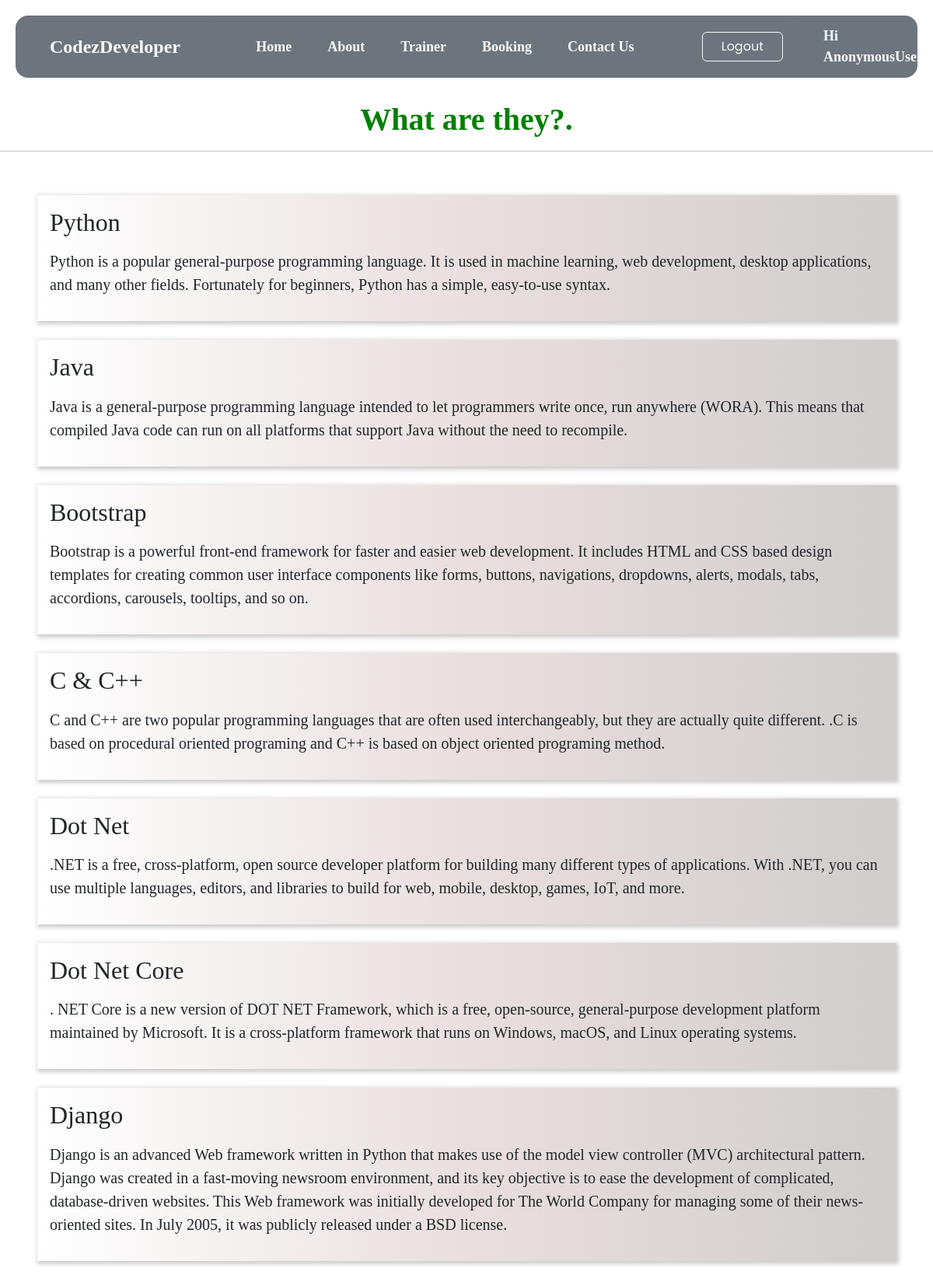
/about, run on the app's committed database.
### sites/models.py (models this page shows, shortened)
class Course(models.Model):
    cou_name = models.CharField(max_length=100)
    cou_description = models.TextField()

### sites/views.py (the view)
# urls.py: path('about', views.about, name='about'),
def about(request):
    dict_cou = {
        'cou': Course.objects.all()
    }
    return render(request, 'about.html', dict_cou)

### templates/about.html (shortened to what this page needs)
{% extends 'Base.html' %}
{% block content %}
<h2 class="head"><center style="color:green; padding:130px 0 0px;">What are they?.</center></h2>
<hr>
<div class="container-fluid py-3 px-5">
{% for c in cou %}
<div class="my-4 mx-0 p-3" style="box-shadow:2px 2px 5px 2px rgba(78, 78, 78, 0.281);background:linear-gradient(to right,rgb(255, 255, 255), rgb(233, 223, 223),rgb(209, 205, 205))">
    <h2 style="font-family:cookie;">{{c.cou_name}}</h2>
    <p class="mt-3" style="font-family:cookie;font-size:20px;">{{c.cou_description}}</p>
</div>
{% endfor %}
</div>
{% endblock %}

### static/css/base.css (style rules this page uses)
* { margin: 0; padding: 0; font-family: 'Poppins', sans-serif; box-sizing: border-box; }

### templates/about.html (style rules this page uses)
.head center { font-family:Garamond; font-weight:900; font-size:40px; }

### data on the page
Course: cou_name "Python", cou_description "Python is a popular general-purpose programming language. It is used in machine learning, web development, desktop applications, and many other fields. Fortunately for beginners, Python has a simple, easy-to-use syntax."
Course: cou_name "Java", cou_description "Java is a general-purpose programming language intended to let programmers write once, run anywhere (WORA). This means that compiled Java code can run on all platforms that support Java without the need to recompile."
Course: cou_name "Bootstrap", cou_description "Bootstrap is a powerful front-end framework for faster and easier web development. It includes HTML and CSS based design templates for creating common user interface components like forms, buttons, navigations, dropdowns, alerts, modals, tabs, accordions, carousels, tooltips, and so on."
Course: cou_name "C & C++", cou_description "C and C++ are two popular programming languages that are often used interchangeably, but they are actually quite different. .C is based on procedural oriented programing and C++ is based on object oriented programing method."
Course: cou_name "Dot Net", cou_description ".NET is a free, cross-platform, open source developer platform for building many different types of applications. With .NET, you can use multiple languages, editors, and libraries to build for web, mobile, desktop, games, IoT, and more."
Course: cou_name "Dot Net Core", cou_description ". NET Core is a new version of DOT NET Framework, which is a free, open-source, general-purpose development platform maintained by Microsoft. It is a cross-platform framework that runs on Windows, macOS, and Linux operating systems."
Course: cou_name "Django", cou_description "Django is an advanced Web framework written in Python that makes use of the model view controller (MVC) architectural pattern. Django was created in a fast-moving newsroom environment, and its key objective is to ease the development of complicated, database-driven websites. This Web framework was initially developed for The World Company for managing some of their news-oriented sites. In July 2005, it was publicly released under a BSD license."

### other printed values
{{ request.user }} "AnonymousUser"
